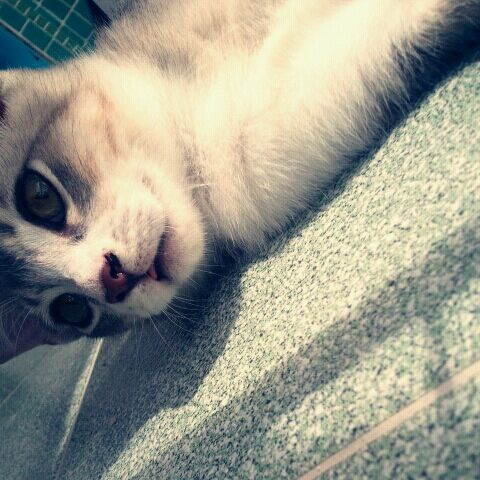
#> input picture tf_sample/data/cat.jpg, 480 x 480 px
$ python cat_mosaic.py
#> lines starting #> are read from the running program, lines starting #| are printed output that depends on the picture; after the words box and inside, x2 and y2 are one past the last pixel; in counts of white or black regions, pixels touching at a corner belong together
#> in img_mosaic, img is the input picture: shape (480, 480, 3); mean B, G, R 140.2, 154, 154
import cv2

class CatMosaic(object):

    fname = './data/cat.jpg'

    def mosaic(self, img, rect, size):
#> called with rect = (50, 50, 450, 450), size = 10
        (x1, y1, x2, y2) = rect
        w = x2 - x1
        h = y2 - y1
        i_rect = img[y1:y2, x1:x2]
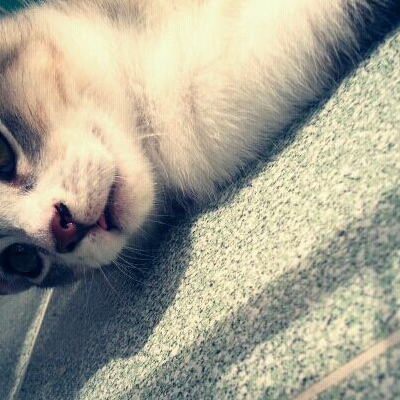
#> i_rect: shape (400, 400, 3); mean B, G, R 145.9, 162.5, 165.3
        i_small = cv2.resize(i_rect, (size, size))
        i_mos = cv2.resize(i_small, (w, h), interpolation=cv2.INTER_AREA)
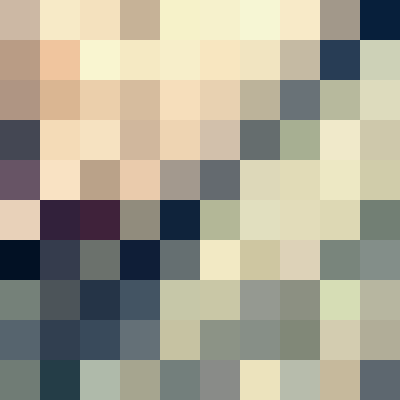
#> i_mos: shape (400, 400, 3); mean of channels 0, 1, 2 147, 163.9, 168; drawn as B, G, R
        img2 = img.copy()
        img2[y1:y2, x1:x2] = i_mos
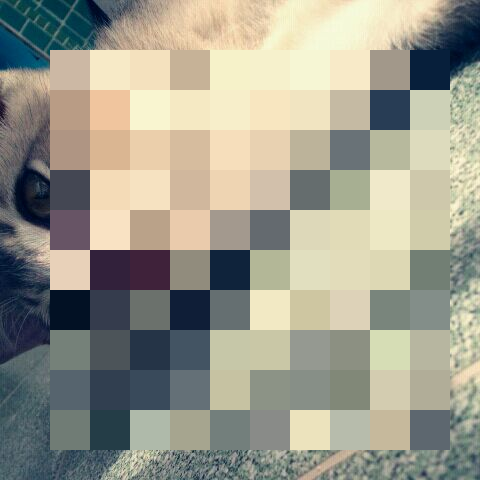
#> img2: shape (480, 480, 3); mean B, G, R 141, 155, 155.9
        return img2

    def img_mosaic(self):
        img = cv2.imread(self.fname, cv2.IMREAD_COLOR)
        mos = self.mosaic(img, (50, 50, 450, 450), 10)
        cv2.imwrite('cat-mosaic.png', mos)
        cv2.imshow('CAT', mos)
        cv2.waitKey(0)
        cv2.destroyWindow()

if __name__ == '__main__':
    cm = CatMosaic()
    cm.img_mosaic()

$ run again, with tf_sample/data/family.jpg copied over tf_sample/data/cat.jpg
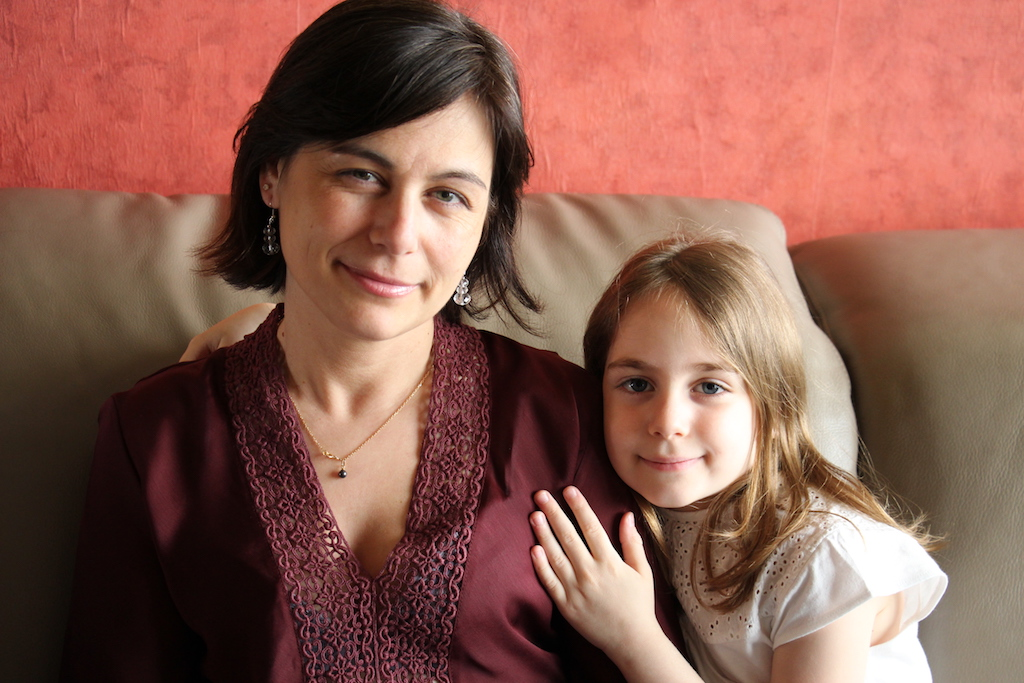
#> input picture tf_sample/data/family.jpg, 1024 x 683 px
#> in img_mosaic, img is the input picture: shape (683, 1024, 3); mean B, G, R 81.1, 93.8, 140
#> in mosaic, `i_mos = cv2.resize(i_small, (w, h), interpolation=cv2.INTER_AREA)`:
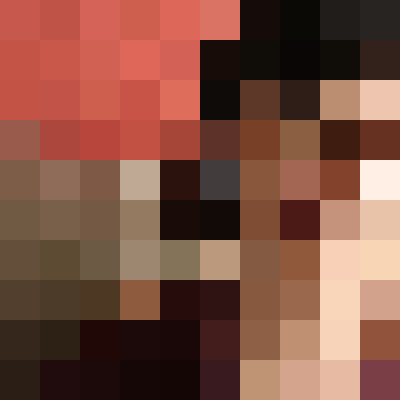
#> i_mos: shape (400, 400, 3); mean of channels 0, 1, 2 66.2, 80.9, 127.3; drawn as B, G, R
#> in mosaic, `img2[y1:y2, x1:x2] = i_mos`:
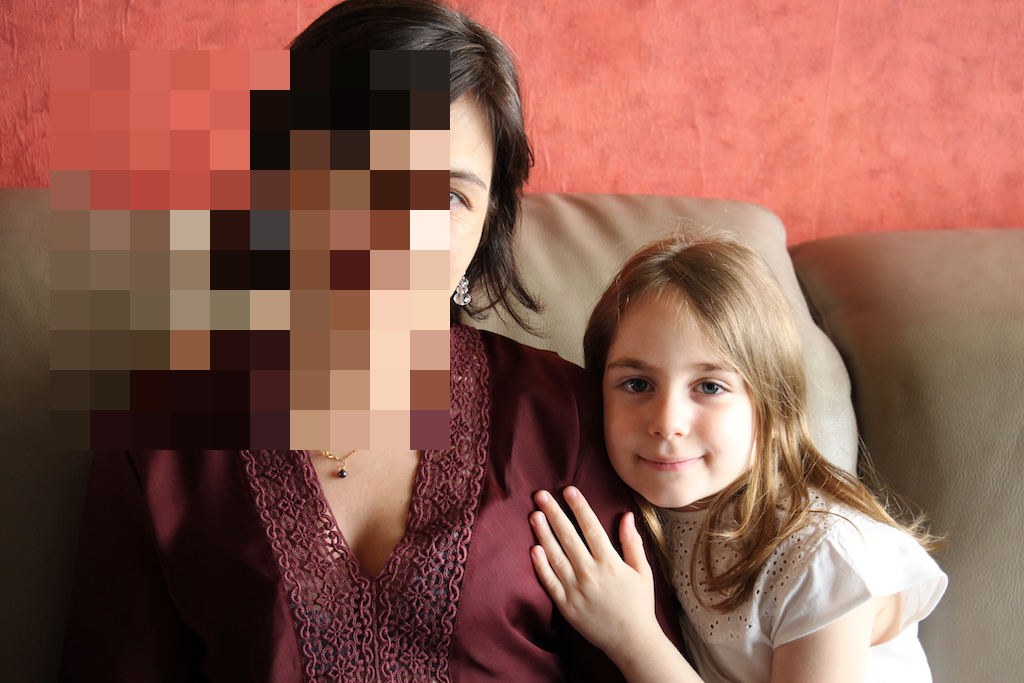
#> img2: shape (683, 1024, 3); mean B, G, R 81.1, 93.8, 140.2

$ run again, with tf_sample/data/girl.jpg copied over tf_sample/data/cat.jpg
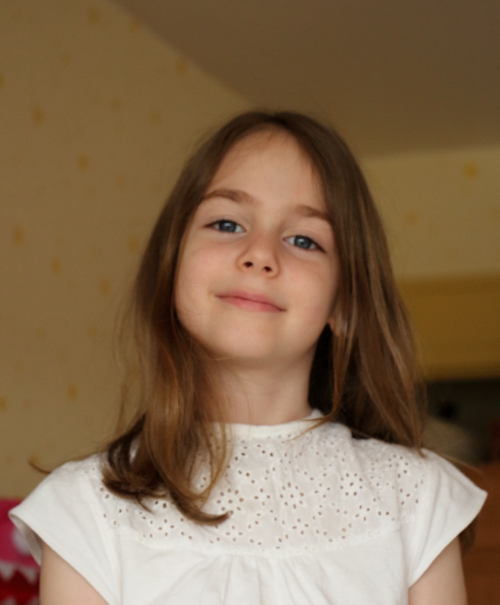
#> input picture tf_sample/data/girl.jpg, 1000 x 1209 px (shown at 1/2 size)
#> in img_mosaic, img is the input picture: shape (1209, 1000, 3); mean B, G, R 79.7, 106.6, 132.2
#> in mosaic, `i_mos = cv2.resize(i_small, (w, h), interpolation=cv2.INTER_AREA)`:
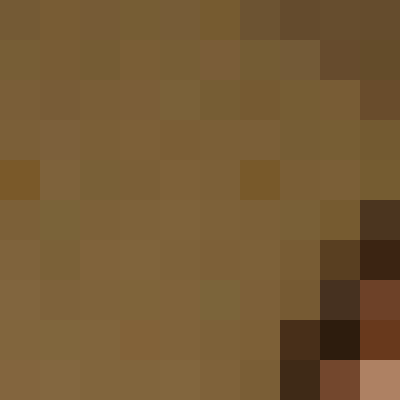
#> i_mos: shape (400, 400, 3); mean of channels 0, 1, 2 52.6, 90.2, 117.8; drawn as B, G, R
#> in mosaic, `img2[y1:y2, x1:x2] = i_mos`:
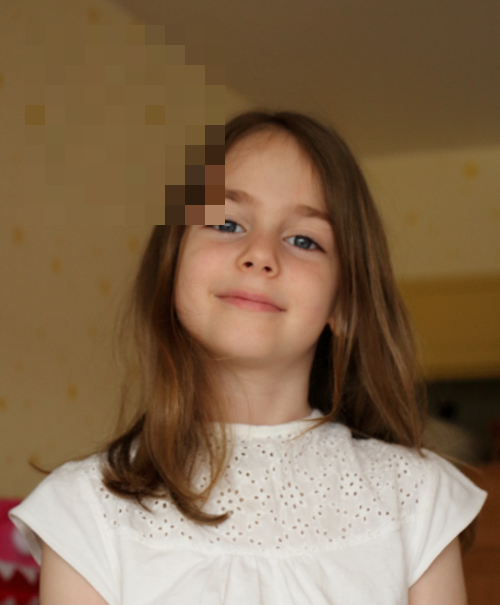
#> img2: shape (1209, 1000, 3) (shown at 1/2 size); 12.59% of pixels changed, all inside (x1, y1, x2, y2) = (50, 50, 450, 450)

$ run again, with tf_sample/data/yoko.jpg copied over tf_sample/data/cat.jpg
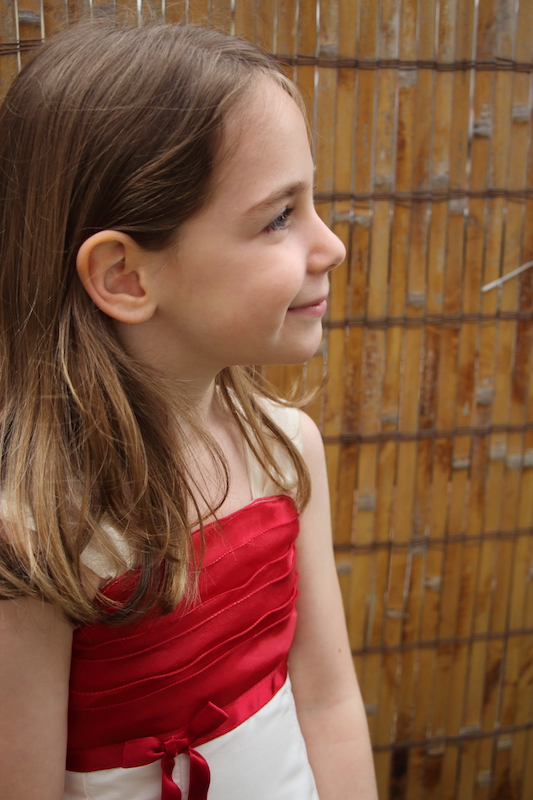
#> input picture tf_sample/data/yoko.jpg, 533 x 800 px
#> in img_mosaic, img is the input picture: shape (800, 533, 3); mean B, G, R 63, 86.2, 129.4
#> in mosaic, `i_mos = cv2.resize(i_small, (w, h), interpolation=cv2.INTER_AREA)`:
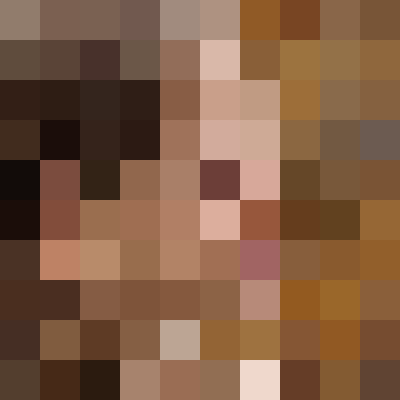
#> i_mos: shape (400, 400, 3); mean of channels 0, 1, 2 68, 92.6, 128.5; drawn as B, G, R
#> in mosaic, `img2[y1:y2, x1:x2] = i_mos`:
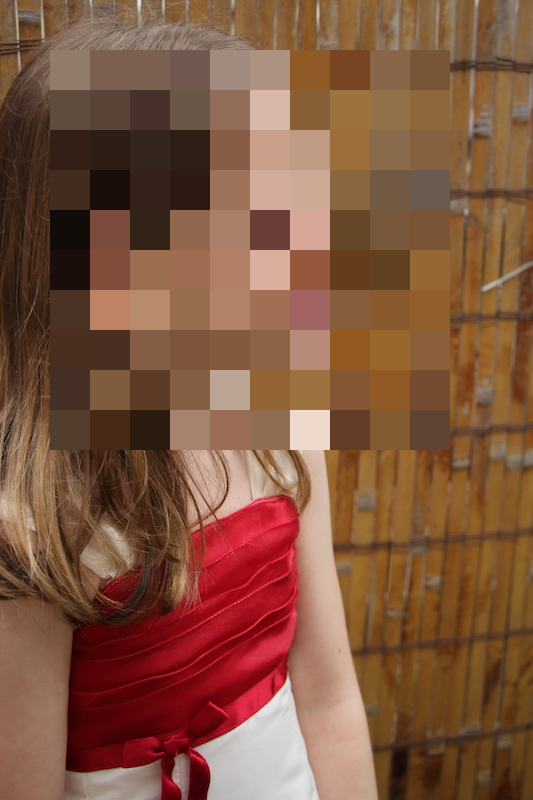
#> img2: shape (800, 533, 3); mean B, G, R 63.2, 86, 129.2
